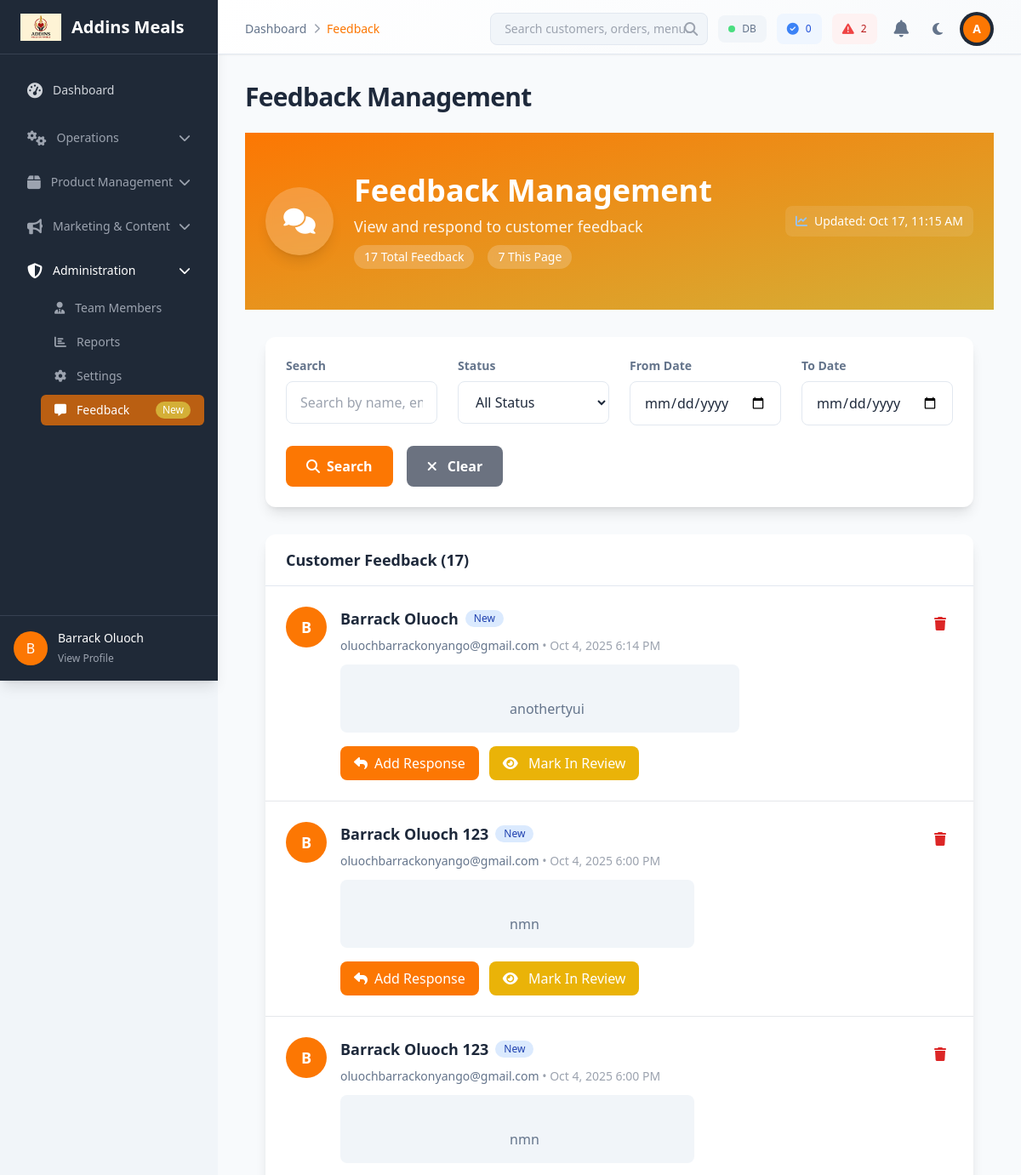
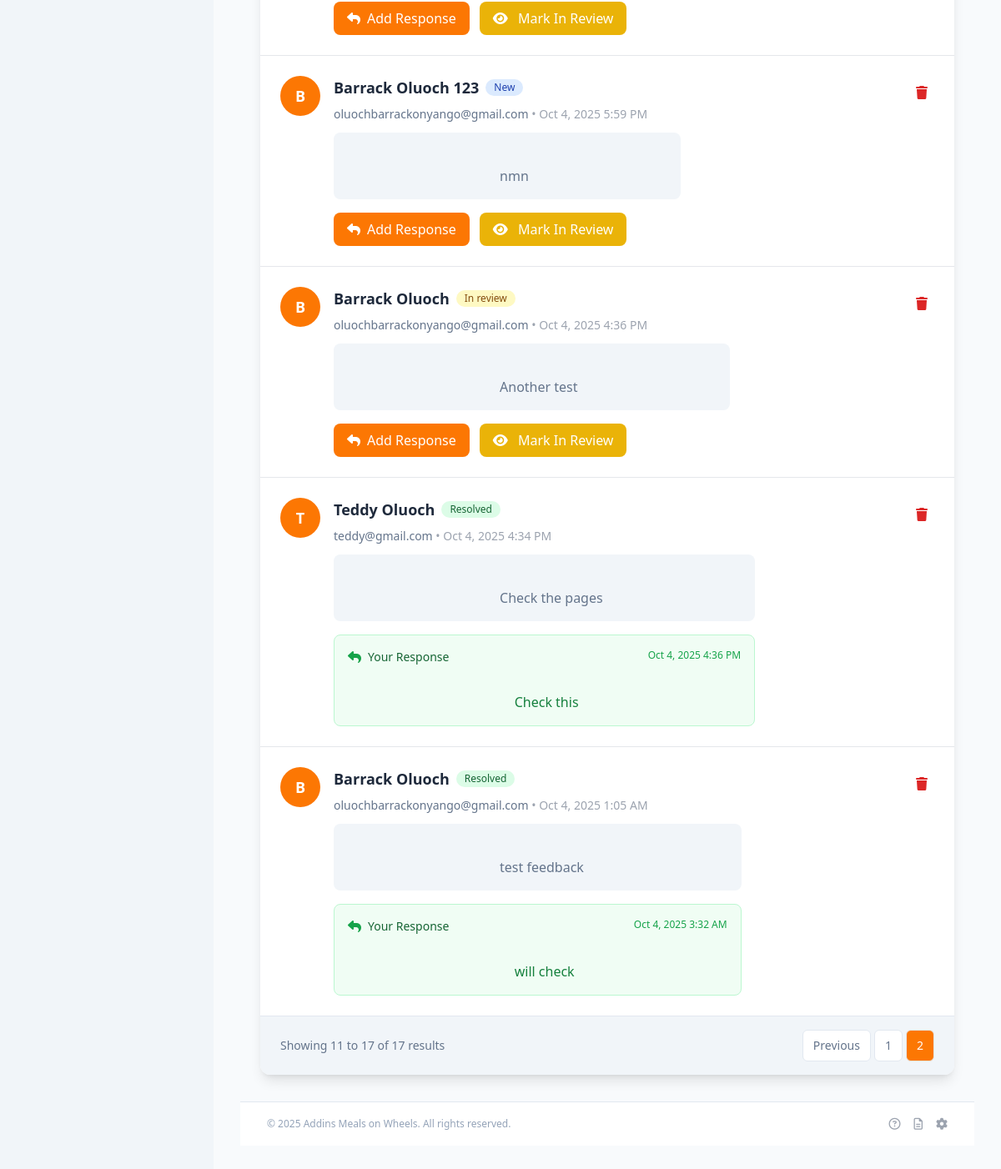
/admin/feedback.php?page=2 (signed in), run on the app's committed database (2 pictures, top to bottom).
### tables this page shows
CREATE TABLE `feedback` (
  `id` int(11) NOT NULL,
  `name` varchar(100) DEFAULT NULL,
  `email` varchar(150) DEFAULT NULL,
  `message` text DEFAULT NULL,
  `status` enum('new','in_review','resolved','closed') DEFAULT 'new',
  `response` text DEFAULT NULL,
  `response_date` timestamp NULL DEFAULT NULL,
  `created_at` timestamp NOT NULL DEFAULT current_timestamp()
);

### admin/includes/functions.php (called while the page is built, shortened)
<?php
function getStatusBadgeClass($status) {
    $classes = [
        'pending' => 'bg-yellow-100 text-yellow-800',
        'approved' => 'bg-green-100 text-green-800',
        'rejected' => 'bg-red-100 text-red-800',
        'processing' => 'bg-blue-100 text-blue-800',
        'shipped' => 'bg-indigo-100 text-indigo-800',
        'delivered' => 'bg-green-100 text-green-800',
        'cancelled' => 'bg-red-100 text-red-800',
        'active' => 'bg-green-100 text-green-800',
        'inactive' => 'bg-gray-100 text-gray-800',
        'draft' => 'bg-gray-100 text-gray-800',
        'published' => 'bg-green-100 text-green-800',
        'featured' => 'bg-purple-100 text-purple-800',
        'new' => 'bg-blue-100 text-blue-800',
        'in_review' => 'bg-yellow-100 text-yellow-800',
        'resolved' => 'bg-green-100 text-green-800',
        'closed' => 'bg-gray-100 text-gray-800',
    ];
    return $classes[strtolower($status)] ?? 'bg-gray-100 text-gray-800';
}

### admin/feedback.php (the view, shortened to what this page needs)
<?php
require_once 'includes/functions.php';
$search = $_GET['search'] ?? '';
$status_filter = $_GET['status'] ?? 'all';
$date_from = $_GET['date_from'] ?? '';
$date_to = $_GET['date_to'] ?? '';
$page = isset($_GET['page']) ? (int)$_GET['page'] : 1;
$per_page = 10;
$offset = ($page - 1) * $per_page;
$where_conditions = [];
$params = [];
$where_clause = !empty($where_conditions) ? 'WHERE ' . implode(' AND ', $where_conditions) : '';
$total_sql = "SELECT COUNT(*) as count FROM feedback f $where_clause";
$total_stmt = $pdo->prepare($total_sql);
$total_stmt->execute($params);
$total_feedback = (int)$total_stmt->fetch(PDO::FETCH_ASSOC)['count'];
$sql = "SELECT f.* FROM feedback f $where_clause ORDER BY f.created_at DESC LIMIT $offset, $per_page";
$stmt = $pdo->prepare($sql);
$stmt->execute($params);
$feedback_list = $stmt->fetchAll(PDO::FETCH_ASSOC);
$total_pages = ceil($total_feedback / $per_page);
require_once 'includes/header.php';
?>
<div class="bg-gradient-to-br from-primary via-primary-dark to-secondary text-white">
    <div class="container mx-auto px-6 py-12">
        <div class="flex flex-col lg:flex-row lg:items-center lg:justify-between">
            <div class="flex items-center space-x-6">
                <div class="h-20 w-20 rounded-full bg-white/20 backdrop-blur-sm flex items-center justify-center text-white font-bold text-3xl shadow-lg">
                    <i class="fas fa-comments"></i>
                </div>
                <div>
                    <h1 class="text-3xl md:text-4xl font-bold mb-2">Feedback Management</h1>
                    <p class="text-lg opacity-90 mb-2">View and respond to customer feedback</p>
                    <div class="flex items-center space-x-4">
                        <span class="px-3 py-1 bg-white/20 backdrop-blur-sm rounded-full text-sm font-medium">
                            <?php echo $total_feedback; ?> Total Feedback
                        </span>
                        <span class="px-3 py-1 bg-white/20 backdrop-blur-sm rounded-full text-sm font-medium">
                            <?php echo count($feedback_list); ?> This Page
                        </span>
                    </div>
                </div>
            </div>
            <div class="mt-6 lg:mt-0">
                <div class="flex items-center space-x-4 text-sm">
                    <div class="flex items-center space-x-2 bg-white/10 backdrop-blur-sm rounded-lg px-3 py-2">
                        <i class="fas fa-chart-line text-blue-300"></i>
                        <span>Updated: <?php echo date('M j, g:i A'); ?></span>
                    </div>
                </div>
            </div>
        </div>
    </div>
</div>
<div class="container mx-auto px-6 py-8">
    <div class="bg-white rounded-xl shadow-lg p-6 mb-8">
        <form method="GET" class="grid grid-cols-1 md:grid-cols-4 gap-6">
            <div>
                <label for="search" class="block text-sm font-semibold text-gray-700 mb-2">Search</label>
                <input type="text" name="search" id="search"
                       value="<?php echo htmlspecialchars($search); ?>"
                       class="w-full px-4 py-3 border border-gray-300 rounded-lg focus:ring-2 focus:ring-primary focus:border-transparent"
                       placeholder="Search by name, email, or message...">
            </div>
            <div>
                <label for="status" class="block text-sm font-semibold text-gray-700 mb-2">Status</label>
                <select name="status" id="status"
                        class="w-full px-4 py-3 border border-gray-300 rounded-lg focus:ring-2 focus:ring-primary focus:border-transparent">
                    <option value="all" <?php echo $status_filter === 'all' ? 'selected' : ''; ?>>All Status</option>
                </select>
            </div>
            <div>
                <label for="date_from" class="block text-sm font-semibold text-gray-700 mb-2">From Date</label>
                <input type="date" name="date_from" id="date_from"
                       value="<?php echo htmlspecialchars($date_from); ?>"
                       class="w-full px-4 py-3 border border-gray-300 rounded-lg focus:ring-2 focus:ring-primary focus:border-transparent">
            </div>
            <div>
                <label for="date_to" class="block text-sm font-semibold text-gray-700 mb-2">To Date</label>
                <input type="date" name="date_to" id="date_to"
                       value="<?php echo htmlspecialchars($date_to); ?>"
                       class="w-full px-4 py-3 border border-gray-300 rounded-lg focus:ring-2 focus:ring-primary focus:border-transparent">
            </div>
            <div class="md:col-span-4 flex items-end space-x-4">
                <button type="submit" class="bg-primary hover:bg-primary-dark text-white px-6 py-3 rounded-lg font-semibold transition-colors duration-200 flex items-center">
                    <i class="fas fa-search mr-2"></i>
                    Search
                </button>
                <a href="feedback.php" class="bg-gray-500 hover:bg-gray-600 text-white px-6 py-3 rounded-lg font-semibold transition-colors duration-200">
                    <i class="fas fa-times mr-2"></i>
                    Clear
                </a>
            </div>
        </form>
    </div>
    <div class="bg-white rounded-xl shadow-lg overflow-hidden">
        <div class="px-6 py-4 border-b border-gray-200">
            <h2 class="text-lg font-semibold text-gray-900">Customer Feedback (<?php echo $total_feedback; ?>)</h2>
        </div>
        <?php if (empty($feedback_list)): ?>
            <div class="p-12 text-center">
                <i class="fas fa-comments text-4xl text-gray-400 mb-4"></i>
                <h3 class="text-lg font-medium text-gray-900 mb-2">No feedback found</h3>
                <p class="text-gray-500">No feedback entries match your current filters.</p>
            </div>
        <?php else: ?>
            <div class="divide-y divide-gray-200">
                <?php foreach ($feedback_list as $item): ?>
                    <div class="p-6 hover:bg-gray-50 transition-colors duration-200">
                        <div class="flex items-start justify-between">
                            <div class="flex items-start space-x-4">
                                <div class="flex-shrink-0">
                                    <div class="h-12 w-12 rounded-full bg-primary flex items-center justify-center text-white font-semibold text-lg">
                                        <?php echo strtoupper(substr($item['name'], 0, 1)); ?>
                                    </div>
                                </div>
                                <div class="flex-1 min-w-0">
                                    <div class="flex items-center space-x-2 mb-2">
                                        <h3 class="text-lg font-semibold text-gray-900">
                                            <?php echo htmlspecialchars($item['name']); ?>
                                        </h3>
                                        <span class="px-2.5 py-0.5 rounded-full text-xs font-medium <?php echo getStatusBadgeClass($item['status'] ?? 'new'); ?>">
                                            <?php echo ucfirst(str_replace('_', ' ', $item['status'] ?? 'new')); ?>
                                        </span>
                                    </div>
                                    <div class="text-sm text-gray-600 mb-3">
                                        <?php echo htmlspecialchars($item['email']); ?>
                                        <span class="text-gray-400">•</span>
                                        <span class="text-gray-400">
                                            <?php echo date('M j, Y g:i A', strtotime($item['created_at'])); ?>
                                        </span>
                                    </div>
                                    <div class="bg-gray-50 rounded-lg p-4 mb-4">
                                        <p class="text-gray-700 whitespace-pre-wrap">
                                            <?php echo htmlspecialchars($item['message']); ?>
                                        </p>
                                    </div>
                                    <?php if (!empty($item['response'])): ?>
                                        <div class="bg-green-50 border border-green-200 rounded-lg p-4">
                                            <div class="flex justify-between items-start mb-2">
                                                <div class="flex items-center space-x-2">
                                                    <i class="fas fa-reply text-green-600"></i>
                                                    <span class="text-sm font-medium text-green-800">Your Response</span>
                                                </div>
                                                <span class="text-xs text-green-600">
                                                    <?php echo date('M j, Y g:i A', strtotime($item['response_date'])); ?>
                                                </span>
                                            </div>
                                            <p class="text-green-700 whitespace-pre-wrap">
                                                <?php echo htmlspecialchars($item['response']); ?>
                                            </p>
                                        </div>
                                    <?php else: ?>
                                        <div class="flex items-center space-x-3">
                                            <button onclick="openResponseModal(<?php echo $item['id']; ?>)"
                                                    class="bg-primary hover:bg-primary-dark text-white px-4 py-2 rounded-lg font-medium transition-colors duration-200 flex items-center">
                                                <i class="fas fa-reply mr-2"></i>
                                                Add Response
                                            </button>
                                            <form method="POST" class="inline" onsubmit="return confirm('Mark this feedback as in review?');">
                                                <button type="submit" name="update_status"
                                                        class="bg-yellow-500 hover:bg-yellow-600 text-white px-4 py-2 rounded-lg font-medium transition-colors duration-200">
                                                    <i class="fas fa-eye mr-2"></i>
                                                    Mark In Review
                                                </button>
                                            </form>
                                        </div>
                                    <?php endif; ?>
                                </div>
                            </div>
                            <div class="flex items-center space-x-2">
                                <form method="POST" class="inline" onsubmit="return confirm('Are you sure you want to delete this feedback?');">
                                    <button type="submit" name="delete_feedback"
                                            class="text-red-600 hover:text-red-900 p-2 rounded-lg transition-colors duration-200"
                                            title="Delete Feedback">
                                        <i class="fas fa-trash"></i>
                                    </button>
                                </form>
                            </div>
                        </div>
                    </div>
                <?php endforeach; ?>
            </div>
            <?php if ($total_pages > 1): ?>
                <div class="px-6 py-4 border-t border-gray-200 bg-gray-50">
                    <div class="flex items-center justify-between">
                        <div class="text-sm text-gray-700">
                            Showing <?php echo (($page - 1) * $per_page) + 1; ?> to <?php echo min($page * $per_page, $total_feedback); ?> of <?php echo $total_feedback; ?> results
                        </div>
                        <div class="flex space-x-1">
                            <?php if ($page > 1): ?>
                                <a href="?page=<?php echo $page - 1; ?><?php echo !empty($search) ? '&search=' . urlencode($search) : ''; ?><?php echo $status_filter !== 'all' ? '&status=' . urlencode($status_filter) : ''; ?><?php echo !empty($date_from) ? '&date_from=' . urlencode($date_from) : ''; ?><?php echo !empty($date_to) ? '&date_to=' . urlencode($date_to) : ''; ?>"
                                   class="px-3 py-2 border border-gray-300 rounded-md text-sm font-medium text-gray-700 bg-white hover:bg-gray-50">
                                    Previous
                                </a>
                            <?php endif; ?>
                            <?php for ($i = max(1, $page - 2); $i <= min($total_pages, $page + 2); $i++): ?>
                                <a href="?page=<?php echo $i; ?><?php echo !empty($search) ? '&search=' . urlencode($search) : ''; ?><?php echo $status_filter !== 'all' ? '&status=' . urlencode($status_filter) : ''; ?><?php echo !empty($date_from) ? '&date_from=' . urlencode($date_from) : ''; ?><?php echo !empty($date_to) ? '&date_to=' . urlencode($date_to) : ''; ?>"
                                   class="px-3 py-2 border <?php echo $i === $page ? 'bg-primary text-white' : 'border-gray-300 text-gray-700 bg-white hover:bg-gray-50'; ?> rounded-md text-sm font-medium">
                                    <?php echo $i; ?>
                                </a>
                            <?php endfor; ?>
                        </div>
                    </div>
                </div>
            <?php endif; ?>
        <?php endif; ?>
    </div>
</div>
<?php
require_once 'includes/footer.php';
?>

### admin/includes/header.php (style rules this page uses)
body { margin: 0; padding: 0; }
:root { --bg-primary: #ffffff; --bg-secondary: #f8fafc; --bg-tertiary: #f1f5f9; --text-primary: #1e293b; --text-secondary: #64748b; --text-muted: #94a3b8; --border-color: #e2e8f0; --shadow-color: rgba(0, 0, 0, 0.1); --card-bg: #ffffff; --input-bg: #ffffff; --sidebar-bg: #ffffff; --primary-color: #fc7703; }
body { background-color: var(--bg-primary); color: var(--text-primary); transition: background-color 0.3s ease, color 0.3s ease; }
.bg-white { background-color: var(--card-bg) !important; }
.bg-gray-50 { background-color: var(--bg-tertiary) !important; }
.bg-gray-100 { background-color: var(--bg-tertiary) !important; }
.text-gray-900 { color: var(--text-primary) !important; }
.text-gray-700 { color: var(--text-secondary) !important; }
.text-gray-600 { color: var(--text-secondary) !important; }
.bg-primary { background-color: var(--primary-color) !important; }
.border-gray-200 { border-color: var(--border-color) !important; }
.border-gray-300 { border-color: var(--border-color) !important; }
input, textarea, select { background-color: var(--input-bg) !important; color: var(--text-primary) !important; border-color: var(--border-color) !important; }
*, *::before, *::after { transition: background-color 0.3s ease, color 0.3s ease, border-color 0.3s ease; }

### data on the page
feedback: name "B", name "Barrack Oluoch", status "New", email "oluochbarrackonyango@gmail.com", created_at "Oct 4, 2025 6:14 PM", message "anothertyui"
feedback: name "B", name "Barrack Oluoch 123", status "New", email "oluochbarrackonyango@gmail.com", created_at "Oct 4, 2025 6:00 PM", message "nmn"
feedback: name "B", name "Barrack Oluoch 123", status "New", email "oluochbarrackonyango@gmail.com", created_at "Oct 4, 2025 6:00 PM", message "nmn"
feedback: name "B", name "Barrack Oluoch 123", status "New", email "oluochbarrackonyango@gmail.com", created_at "Oct 4, 2025 5:59 PM", message "nmn"
feedback: name "B", name "Barrack Oluoch", status "In review", email "oluochbarrackonyango@gmail.com", created_at "Oct 4, 2025 4:36 PM", message "Another test"
feedback: name "T", name "Teddy Oluoch", status "Resolved", email "teddy@gmail.com", created_at "Oct 4, 2025 4:34 PM", message "Check the pages", response_date "Oct 4, 2025 4:36 PM", response "Check this"
feedback: name "B", name "Barrack Oluoch", status "Resolved", email "oluochbarrackonyango@gmail.com", created_at "Oct 4, 2025 1:05 AM", message "test feedback", response_date "Oct 4, 2025 3:32 AM", response "will check"

### other printed values
substr($_SESSION['username'] ?? 'A', 0, 1) "B"
$_SESSION['username'] "Barrack Oluoch"
$breadcrumb['name'] "Dashboard"
$breadcrumb['name'] "Feedback"
$systemStatus['orders_today'] "0"
$systemStatus['pending_orders'] "2"
substr($_SESSION['name'] ?? 'A', 0, 1) "A"
$page_title "Feedback Management"
$total_feedback "17"
count($feedback_list) "7"
min($page * $per_page, $total_feedback) "17"
